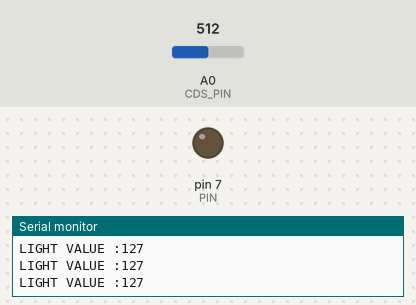
The sketch below on a simulated Arduino Uno, built with avr-gcc and run on an emulated ATmega328P. Parts: output pins drawn as LEDs (lit = HIGH), the last lines printed to the serial monitor. The test bench sets the inputs (shaded band); at power-on: A0 (CDS_PIN) = 512.

Above: at 1.3 s.
1.4 s: A0 (CDS_PIN) set to 89
3.2 s: A0 (CDS_PIN) set to 79
At 5.2 s:
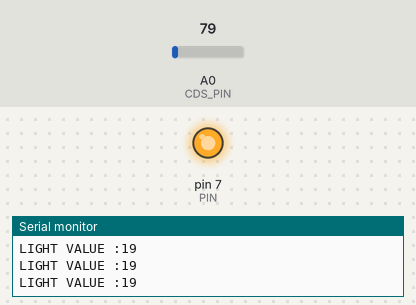
5.5 s: A0 (CDS_PIN) set to 122
At 6.9 s:
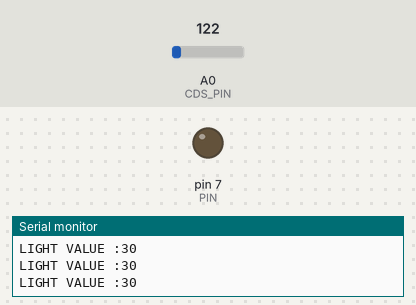
7.5 s: A0 (CDS_PIN) set to 10
At 8.5 s:
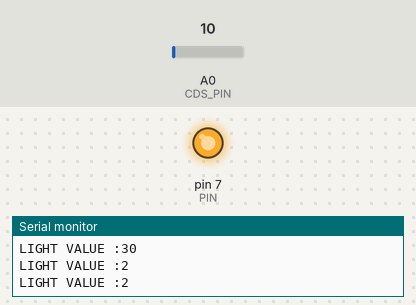
Timing chart, 0 to 10.5 s (numbered marks = the images above; inputs shaded):
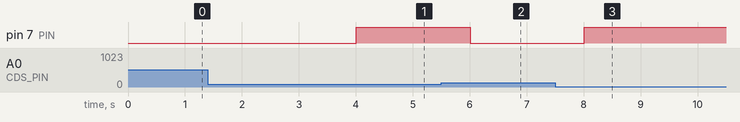

Measured:
- the behaviour switches between 85 and 84 on A0 (CDS_PIN) (found by bisection; images 0 and 1)
- after the input at 3.2 s, pin 7 (PIN): LOW → HIGH after 0.80 s
- after the input at 5.5 s, pin 7 (PIN): HIGH → LOW after 0.51 s
- after the input at 7.5 s, pin 7 (PIN): LOW → HIGH after 0.51 s

The sketch:

CDS.ino
```cpp
const uint8_t CDS_PIN {A0};
const uint8_t PIN{7};

void setup() {
  // put your setup code here, to run once:
  Serial.begin(115200UL);
  pinMode(CDS_PIN, INPUT);
  pinMode(PIN, OUTPUT);
}

void loop() {
  // put your main code here, to run repeatedly:
  int light_value=analogRead(CDS_PIN);
  int mapped=map(light_value,0,1023,0,255);

  Serial.print(F("LIGHT VALUE :"));
  Serial.println(mapped);

  delay(500UL);

  if(mapped>20){
    //off
    digitalWrite(PIN, LOW);
  }else{
    digitalWrite(PIN, HIGH);
  }
}
```
